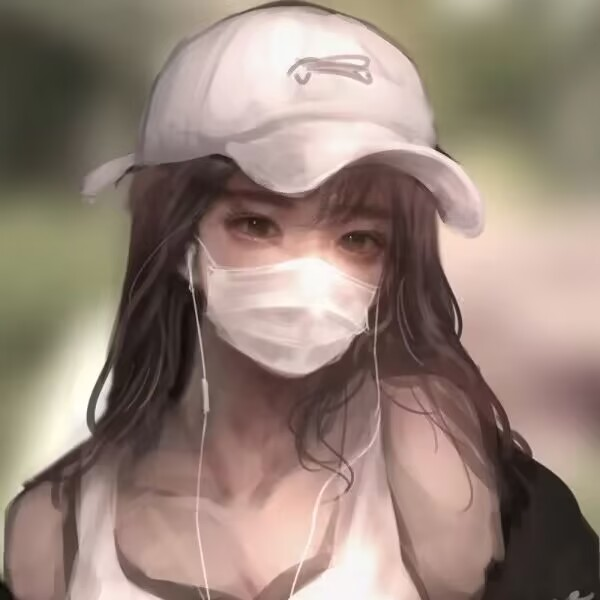
#> input picture image_class/data/girl_cap.jpg, 600 x 600 px, found by its file name
$ python filtering.py
#> lines starting #> are read from the running program, lines starting #| are printed output that depends on the picture; after the words box and inside, x2 and y2 are one past the last pixel; in counts of white or black regions, pixels touching at a corner belong together
import cv2
import numpy as np
import matplotlib.pyplot as plt


# 添加椒盐噪声
def saltPepper(image, salt, pepper):
    height = image.shape[0]
    width = image.shape[1]
    pertotal = salt + pepper  # 总噪声占比
    noiseImage = image.copy()
    noiseNum = int(pertotal * height * width)
    for i in range(noiseNum):
        rows = np.random.randint(0, height - 1)     # 选取一个随机[low, high) 行列
        cols = np.random.randint(0, width - 1)
        if (np.random.randint(0, 100) < 0.5 * 100):
            noiseImage[rows, cols] = 255
        else:
            noiseImage[rows, cols] = 0

    # 查看噪声数量
    noise = np.asarray(noiseImage)
    salt_num = 0
    pe_num = 0
    for h in range(height):
        for w in range(width):
            if noise[h, w] == 0:
                salt_num += 1
            elif noise[h, w] == 255:
                pe_num += 1

    print(salt_num, pe_num)
    return noiseImage


# 添加均匀分布噪声
def Uniform_noise(img, mean, sigma):

    mean, sigma = 10, 100
    a = 2 * mean - np.sqrt(12 * sigma)  # a = -14.64
    b = 2 * mean + np.sqrt(12 * sigma)  # b = 54.64
    noiseUniform = np.random.uniform(a, b, img.shape)
    imgUniformNoise = img + noiseUniform
    imgUniformNoise = cv2.normalize(imgUniformNoise, None, 0, 255, cv2.NORM_MINMAX)  # 归一化为 [0,255]
    return imgUniformNoise


def Average(img):
    # 获取图片宽高信息
    height, width = img.shape[:2]
    average = np.zeros(img.shape)

    for i in range(height-1):
        for j in range(width-1):
            sumconv = (
                    int(img[i - 1][j - 1]) + int(img[i - 1][j]) + int(img[i - 1][j + 1]) +
                    int(img[i][j - 1]) +     int(img[i][j]) +     int(img[i][j + 1]) +
                    int(img[i + 1][j - 1]) + int(img[i + 1][j]) + int(img[i + 1][j + 1]))
            average[i][j] = np.uint8(sumconv / 9)
            j += 1
        i += 1

    return average


def Medain(img):
    # 获取图片宽高信息
    height, width = img.shape[:2]
    med = np.zeros(img.shape)

    for i in range(height - 1):
        for j in range(width - 1):
            num = list(range(9))
            num[0] = int(img[i - 1][j - 1])
            num[1] = int(img[i - 1][j])
            num[2] = int(img[i - 1][j + 1])
            num[3] = int(img[i][j - 1])
            num[4] = int(img[i][j])
            num[5] = int(img[i][j + 1])
            num[6] = int(img[i + 1][j - 1])
            num[7] = int(img[i + 1][j])
            num[8] = int(img[i + 1][j + 1])
            num.sort()
            med[i][j] = np.uint8(num[4])
            j += 1
        i += 1
    return med


# 显示函数
def matplotlib_multi_pic1(images):
    for i in range(len(images)):
        img = images[i]
        title = "(" + str(i + 1) + ")"
        # 行，列，索引
        plt.subplot(2, 3, i + 1)
        plt.imshow(img, cmap="gray")
        plt.title(title, fontsize=10)
        plt.xticks([])
        plt.yticks([])
    plt.show()


if __name__ == "__main__":
    image = cv2.imread("girl_cap.jpg", cv2.IMREAD_GRAYSCALE)
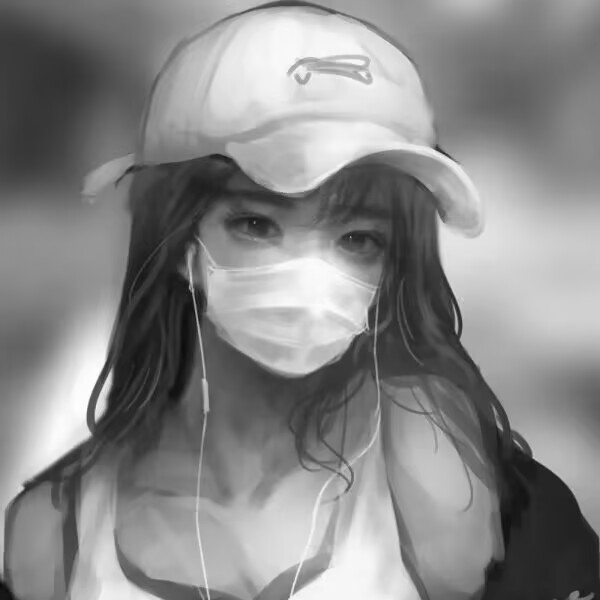
#> image: shape (600, 600); min 8, max 255, mean 136.1
    imageNoise = saltPepper(image, 0.05, 0.05)
#> after the loop in saltPepper, `for i in range(noiseNum):`:
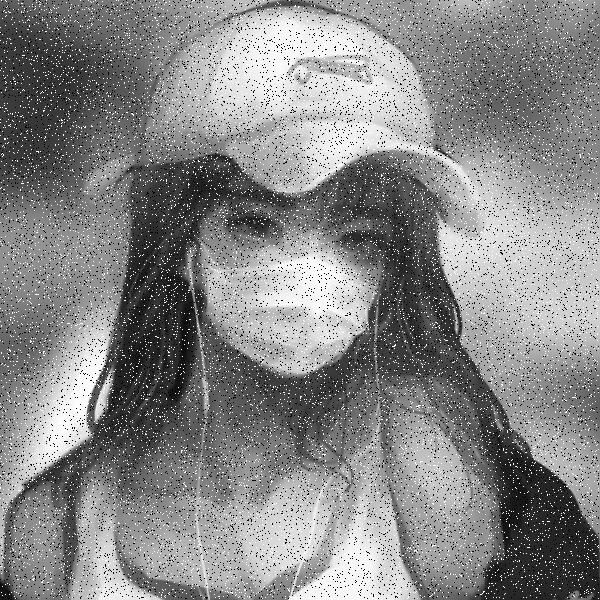
#> noiseImage: shape (600, 600); 9.5% of pixels changed, all inside (x1, y1, x2, y2) = (0, 0, 599, 599)
#| 17188 17047
    Uniform = Uniform_noise(image, 10, 100)
#> in Uniform_noise, `imgUniformNoise = img + noiseUniform`:
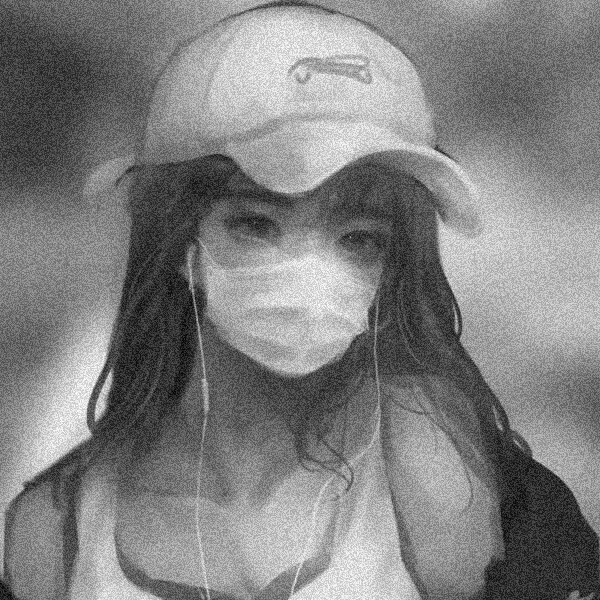
#> imgUniformNoise: shape (600, 600) float64; min 1.22, max 306.7, mean 156.1; drawn with min black and max white
    # cv2.imwrite('uniform_noise.jpg', Uniform)
    average1 = Average(Uniform)
#> after the loop in Average, `for i in range(height-1):`: j = 599
    median1 = Medain(Uniform)
    average2 = Average(imageNoise)
#> after the loop in Average (call 2), `for i in range(height-1):`:
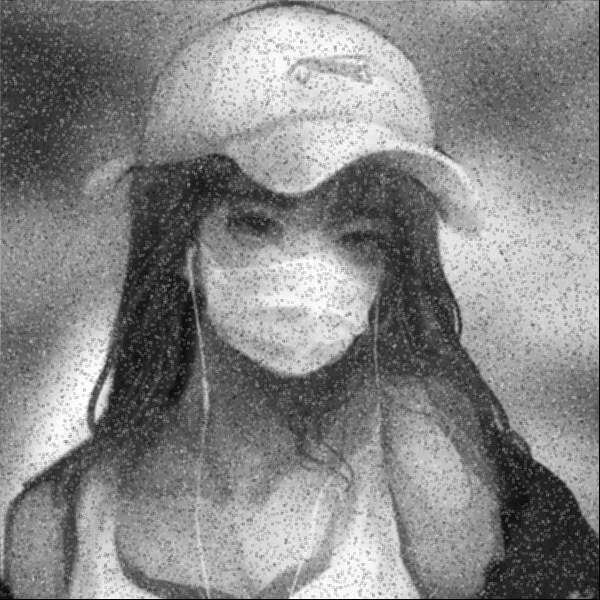
#> average: shape (600, 600) float64; min 0, max 254, mean 134.3
    median2 = Medain(imageNoise)
    plt.subplot(231), plt.imshow(Uniform, cmap='gray'), plt.title('Uniform noise', fontsize=10), plt.axis('off')
    plt.subplot(232), plt.imshow(average1, cmap='gray'), plt.title('average', fontsize=10), plt.axis('off')
    plt.subplot(233), plt.imshow(median1, cmap='gray'), plt.title('median', fontsize=10), plt.axis('off')
    plt.subplot(234), plt.imshow(imageNoise, cmap='gray'), plt.title('pepper salt noise', fontsize=10), plt.axis('off')
    plt.subplot(235), plt.imshow(average2, cmap='gray'), plt.title('average', fontsize=10), plt.axis('off')
    plt.subplot(236), plt.imshow(median2, cmap='gray'), plt.title('median', fontsize=10), plt.axis('off')
    # [28 lines of commented-out code are left out]
    plt.show()
